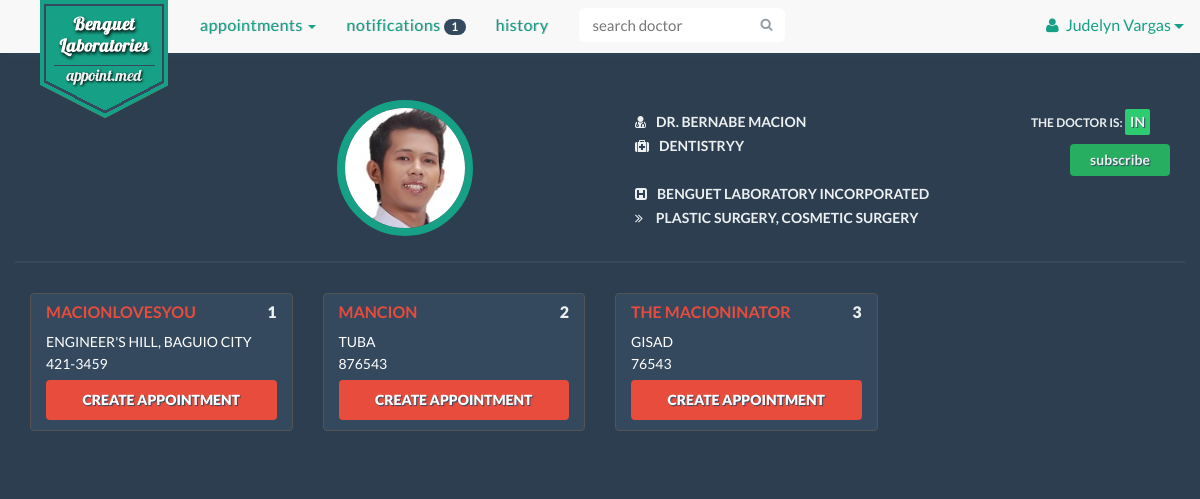
Screenshot of /doctor.php?id=2015Macion (signed in) with the database file from the repository.
### tables this page shows
CREATE TABLE IF NOT EXISTS `patient` (
  `patient_id` varchar(30) NOT NULL,
  `patient_name` varchar(30) NOT NULL,
  `patient_contact` varchar(20) NOT NULL,
  `birthdate` varchar(20) NOT NULL,
  `email` varchar(30) NOT NULL,
  `username` varchar(30) NOT NULL,
  `occupation` varchar(30) DEFAULT NULL,
  PRIMARY KEY (`patient_id`),
  KEY `username` (`username`)
);

CREATE TABLE IF NOT EXISTS `doctor` (
  `doctor_id` varchar(30) NOT NULL,
  `doctor_name` varchar(30) NOT NULL,
  `specialization` varchar(30) NOT NULL,
  `doctor_status` enum('On Leave','Emergency','In','Out','Sick Leave') NOT NULL,
  `email` varchar(30) NOT NULL,
  `username` varchar(30) NOT NULL,
  PRIMARY KEY (`doctor_id`),
  KEY `username` (`username`)
);

CREATE TABLE IF NOT EXISTS `clinic` (
  `clinic_id` varchar(30) NOT NULL,
  `clinic_location` varchar(200) NOT NULL,
  `clinic_name` varchar(50) NOT NULL,
  `clinic_contact` varchar(50) NOT NULL,
  `doctor_id` varchar(30) NOT NULL,
  PRIMARY KEY (`clinic_id`),
  KEY `doctor_id` (`doctor_id`)
);

### doctor.php (the view, shortened to what this page needs)
<!DOCTYPE html>
<html lang="en">
<head>
</head>
    <?php
        include 'include/head.php';
        include 'connectdatabase.php';
    ?>
  <body>
    <div class="container">
        <?php
            if(isset($_SESSION['loggedIn']) && isset($_SESSION['account_type']) && isset($_SESSION['username'])){
                $username = $_SESSION['username'];
            }else{
                header("location: index.php");
                die();
            }
            $doctor_id= mysqli_real_escape_string($con, $_GET['id']);
            $result = mysqli_query($con, "SELECT * FROM patient WHERE username LIKE '$username'" );
            $p_row =  mysqli_fetch_array($result);
            $patient = $p_row['patient_id'];
            $patient_n = $p_row['patient_name'];
            $c_result = mysqli_query($con, "SELECT * FROM clinic WHERE doctor_id LIKE '$doctor_id'");
            $result = mysqli_query($con, "SELECT * FROM doctor WHERE doctor_id LIKE '$doctor_id'" );
            $d_row =  mysqli_fetch_array($result);
            $count_result = mysqli_query($con, "SELECT COUNT(notification) AS count FROM notification WHERE patient_id LIKE '$patient' AND indicator = 'doctor'" );
            $count_row = mysqli_fetch_array($count_result);
            $notif_count =  $count_row['count'];
        ?>
        <?php
            include 'include/pt-nav-start.php';
        ?>
                    <ul class="nav navbar-nav">
                        <li class="dropdown">
                            <a href="#" class="dropdown-toggle" data-toggle="dropdown" role="button" aria-expanded="false">Appointments <span class="caret"></span></a>
                        </li>
                        <li><a href="notifications.php">Notifications <span class="badge"><?php echo $notif_count?></span></a></li>
                        <li><a href="history.php">History</a></li>
        <?php
            include 'include/pt-nav-end.php';
        ?>
        <div class="container-fluid" id="doctor-info">
            <div class="row">
                <div class="col-xs-12 col-md-2 col-md-offset-3 d-pic">
                      <img class="img-responsive" src="img/profile/<?php
                            $file = "img/profile/".$doctor_id.".jpg";
                            if(file_exists($file)){
                                echo $doctor_id;
                            }else{
                                echo 'profile';
                            } ?>.jpg">
                </div>
                <div class="col-xs-12 col-md-4 col-md-offset-1">
                    <div class="d-info">
                        <ul>
                            <li><i class="fa fa-user-md"></i>Dr. <?php echo strtoupper($d_row['doctor_name']); ?></li>
                            <li><i class="fa fa-medkit"></i><?php echo $d_row['specialization']; ?>y</li>
                            <br>
                            <li><i class="fa fa-h-square"></i>Benguet Laboratory Incorporated</li>
                            <li><i class="fa fa-angle-double-right"></i> Plastic Surgery, Cosmetic Surgery</li>
                        </ul>
                    </div>
                </div>
                <div class="col-md-2 text-right">
                    <div class="d-info">
                        <ul>
                            <li class="doc-status">The Doctor is: <span><?php echo($d_row['doctor_status']);?></span></li>
                        </ul>
                        <?php $sql = mysqli_query($con, "SELECT * FROM subscribe WHERE patient_id LIKE '$patient' AND doctor_id LIKE '$doctor_id'") or die(mysqli_error());
                        if(mysqli_num_rows($sql) ==0){
                            echo '<form action="subscribe.php" method="post" class="subs">';
                            echo  '<input type="submit" class="btn btn-default subscribe-btn btn-noborder" name="subs" value="Subscribe">';
                            echo '</form> ';
                            }
                        ?>
                    </div>
                </div>
            </div>
        </div>
        <div class="container-fluid" id="clinics">
            <div class="row">
                <?php
                          $count = 0;
                    while($c_row = mysqli_fetch_array($c_result)){
                        $count++;
                        echo '<div class="col-xs-12 col-md-3">';
                        echo '<div class="clinic-box">';
                        echo '<h2>' . $c_row['clinic_name'] . '<span>' .$count. '</span></h2>';
                        echo '<p>'. $c_row['clinic_location']. '</p>' ;
                        echo '<p>'. $c_row['clinic_contact'] .'</p>';
                        echo ' <button type="button" class="btn btn-default clinic create-btn btn-noborder clinic" data-toggle="modal" data-target=".bs-example-modal-sm" data-id="'.$c_row['clinic_id'].'">
                            <span class="fui-new"> </span>Create Appointment</button>';
                                               echo '</div>';
                        echo '</div>';
                    }
                ?>
            </div>
        </div>
    </div>
  </body>
</html>

### include/pt-nav-end.php (shortened to what this page needs)
                <form class="navbar-form navbar-right" method="post" role="search">
                    <div class="input-group search-bar">
                        <input type="text" class="form-control" name="search" placeholder="search doctor" id="inputSearch">
                        <span class="input-group-btn">
                            <button type="submit" class="btn"><i class="fa fa-search"></i></button>
                        </span>
                    </div>
                </form>
            </ul>
            <ul class="nav navbar-nav navbar-right">
                <div class="btn-group navbar-right signedin">
                    <button type="button" class="btn btn-default btn-lg btn-noborder dropdown-toggle" data-toggle="dropdown" aria-expanded="false">
                        <i class="fa fa-user"></i><?php echo $patient_n ?>
                        <span class="caret"></span>
                    </button>
                </div>
            </ul>
        </div>
    </div>
</nav>

### css/styles.css (style rules this page uses)
* { margin: 0; padding: 0; }
body { padding-top: 80px; font-family: "Lato", Arial, sans-serif; color: #34495e; font-size: 18px; line-height: 1.72222; background-color: #2C3E50; }
a { color: #16a085 !important; -webkit-transition: .25s; transition: .25s; }
h1, h2, h3, h4 { font-family: inherit; font-weight: 700; line-height: 1.1; color: inherit; }
.container { padding-left: 0 !important; padding-right: 0 !important; }
i.fa.fa-user-md { padding-right: 10px; }
nav > div > div > ul > li > a { font-size: 16px; letter-spacing: 0.5px; text-transform: lowercase; border-bottom: 3px solid #f8f8f8; text-shadow: 1px 0px 0px rgba(52, 73, 94, 0.3); }
.navbar-default .navbar-form .search-bar { width: 90%; margin: 0 auto; }
.navbar-default .navbar-form .form-control { border-color: transparent; }
.navbar-default .navbar-form .btn { color: #919ba4; border-color: transparent; }
.navbar-form .btn { height: 34px; padding: 5px 10px; font-size: 13px; line-height: 1.4; border-radius: 6px; }
.navbar-form .btn { margin: 0; }
.input-group-btn .btn { background-color: #fff; border: 2px solid #bdc3c7; border-left: 0; }
.signedin { margin-top: 5px; }
.signedin button { font-size: 16px; margin-left: 10px; }
.signedin button i { padding-right: 7px; }
.signedin .btn-noborder { color: #16a085; }
.badge { padding: 2px 7px; background-color: #34495E; }
.search-bar .form-control { border-right: 0; border-top-left-radius: 6px !important; border-bottom-left-radius: 6px !important; }
.search-bar .form-control, .input-group-btn .btn { -webkit-transition: all .5s; transition: all .5s; }
.input-group { width: 100%; }
.form-control { padding: 8px 12px; font-size: 15px !important; line-height: 1.467; color: #34495e; border: 2px solid #bdc3c7; box-shadow: none; -webkit-transition: border .25s linear, color .25s linear, background-color .25s linear; transition: border .25s linear, color .25s linear, background-color .25s linear; }
.btn-default.create-btn { width: 100%; padding: 10px 19px; color: #fff !important; background-color: #E74C3C; font-weight: 800; text-transform: uppercase; text-shadow: 1px 1px 1px #34495E; }
.subscribe-btn { background-color: #27AE60 !important; color: #ECF0F1; width: 100px; font-size: 14px; font-weight: 600; text-transform: lowercase; text-shadow: 1px 1px 1px #34495E; }
.btn-noborder { border: 0; background: none; }
.search-bar { width: 195px; }
#doctor-info, #patient-info { margin: 20px 0 3px 0; padding-bottom: 20px; color: #ECF0F1; font-size: 14px; border-bottom: 2px solid #34495E; }
#doctor-info img, #patient-info img, .doctors-full-list img { height: 136px; width: 136px; margin: 0 auto; border: 8px solid #16A085; border-radius: 50%; }
.d-info ul, .p-info ul { margin: 10px 0; list-style: none; text-transform: uppercase; font-weight: 600; }
.p-info ul i, .d-info ul i { padding-right: 10px; }
.p-info ul li, .d-info ul li { margin: 0 10px; padding: 0 10px; }
.d-info span { background-color: #2ECC71; padding: 5px; border-radius: 2px; font-size: 14px; text-shadow: 1px 1px 1px #34495E; }
.doc-status { font-size: 12px; }
#clinics { margin: 30px 0; font-size: 14px; }
.clinic-box { margin-bottom: 10px; padding: 10px 15px; background: #34495E; border: 1px solid #545454; border-radius: 4px; }
.clinic-box h2 { margin: 0 0 15px 0; color: #E74C3C; font-size: 16px; text-transform: uppercase; }
.clinic-box span { float: right; color: #ECF0F1; font-weight: 800; }
.clinic-box p { color: #fff; line-height: 12px; text-transform: uppercase; }

### doctor.php (style rules this page uses)
a { text-decoration: none; background: #3bb998; color:#FFFFFF; cursor: pointer; }

### rows the page displays
patient: patient_name "Judelyn Vargas"
doctor: doctor_name "BERNABE MACION", specialization "DENTISTRY", doctor_status "IN"
clinic: clinic_name "MACIONLOVESYOU", clinic_location "ENGINEER'S HILL, BAGUIO CITY", clinic_contact "421-3459"
clinic: clinic_name "MANCION", clinic_location "TUBA", clinic_contact "876543"
clinic: clinic_name "THE MACIONINATOR", clinic_location "GISAD", clinic_contact "76543"

### other values shown
$notif_count "1"
